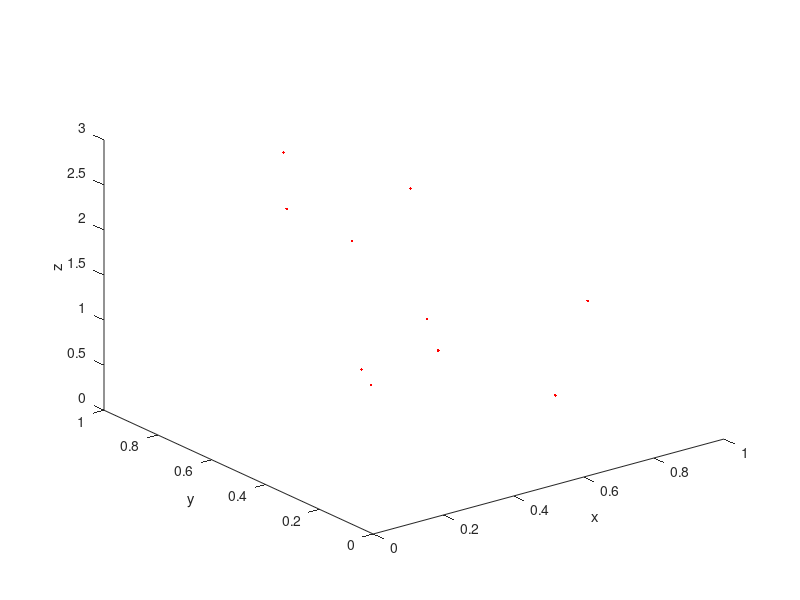

Write MATLAB code to recreate this figure. (Note: this script raises an error after producing the figure.)
% EXAMPLES:
%% Example 1:
%
figure;
 n = 10;
 xs = rand(n,1);
 ys = rand(n,1);
 zs = rand(n,1)*3;
 plot3(xs,ys,zs,'r.')
 xlabel('x');ylabel('y');zlabel('z');
 p  = patchline(xs,ys,zs,'linestyle','--','edgecolor','g',...
     'linewidth',3,'edgealpha',0.2);

%% Example 2: (Note "hold on" not necessary here!)

 t = 0:pi/64:4*pi;
 p(1) = patchline(t,sin(t),'edgecolor','b','linewidth',2,'edgealpha',0.5);
 p(2) = patchline(t,cos(t),'edgecolor','r','linewidth',2,'edgealpha',0.5);
 l = legend('sine(t)','cosine(t)');
 tmp = sort(findobj(l,'type','patch'));
 for ii = 1:numel(tmp)
     set(tmp(ii),'facecolor',get(p(ii),'edgecolor'),'facealpha',get(p(ii),'edgealpha'),'edgecolor','none')
 end
%
%% Example 3 (requires Image Processing Toolbox):
%%%   (NOTE that this is NOT the same as showing a transparent image on 
%%%         of the existing image. (That functionality is
%%%         available using showMaskAsOverlay or imoverlay).
%%%         Instead, patchline plots transparent lines over
%%%         the image.)
%
 img = imread('rice.png');
 imshow(img)
 img = imtophat(img,strel('disk',15));
 grains = im2bw(img,graythresh(img));
 grains = bwareaopen(grains,10);
 edges = edge(grains,'canny');
 boundaries = bwboundaries(edges,'noholes');
 cmap = jet(numel(boundaries));
 ind = randperm(numel(boundaries));
 for ii = 1:numel(boundaries)
 patchline(boundaries{ii}(:,2),boundaries{ii}(:,1),...
    'edgealpha',0.2,'edgecolor',cmap(ind(ii),:),'linewidth',3);
 end